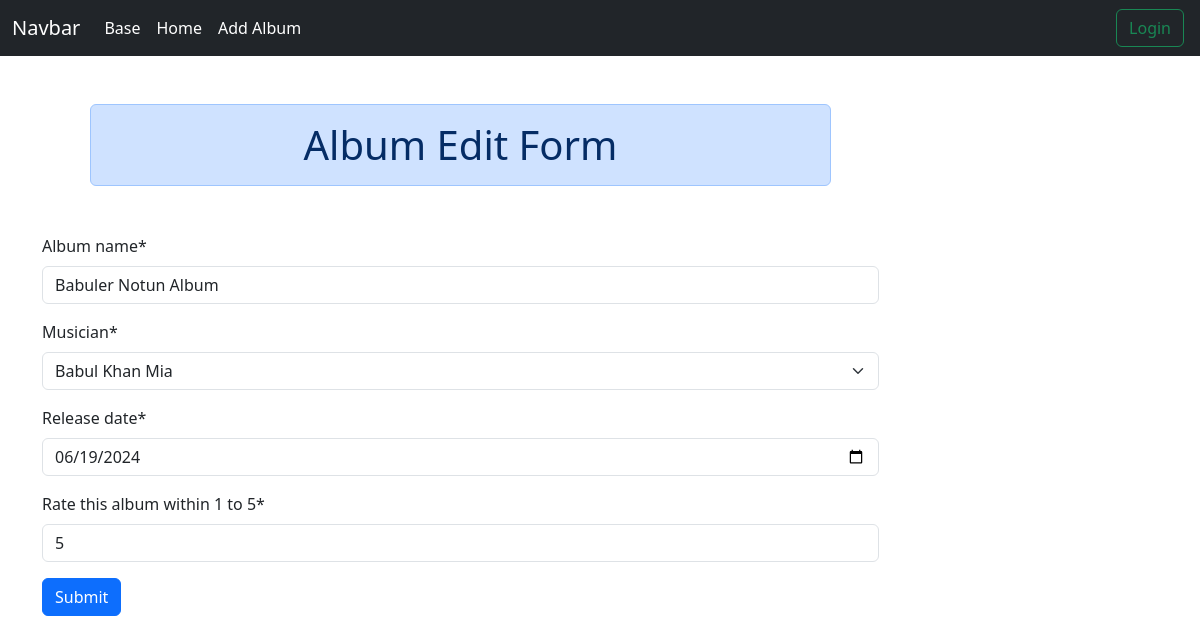
The app's page /album/edit/4/ with its own data.
### album/models.py (models this page shows, shortened)
class Album(models.Model):
    album_name = models.CharField(max_length=100)
    musician = models.ForeignKey(Musician, on_delete=models.CASCADE)
    release_date = models.DateField()
    rating = models.IntegerField()

### album/views.py (the view, shortened to what this page needs)
# urls.py: path('edit/<int:pk>/',views.EditAlbumView.as_view(),name="edit_album"),
class EditAlbumView(UpdateView):
    model = Album
    form_class = AlbumForm
    template_name = 'edit_album.html'
    success_url = reverse_lazy('homepage')

### album/forms.py
class AlbumForm(forms.ModelForm):
    class Meta:
        model = Album
        widgets = {
            'release_date':forms.DateInput(attrs={'type':'date'}),
            'rating':forms.NumberInput(attrs={'type':'number','min':1, 'max':5, 'step':1}),
        }
        labels = {
            'rating':'Rate this album within 1 to 5',
        }
        fields = '__all__'

### musician/models.py (called while the page is built)
    def __str__(self):
        return f"{self.first_name} {self.last_name}"

### album/templates/edit_album.html (shortened to what this page needs)
{% extends 'base.html' %}
{% load crispy_forms_tags %}
{% load static %}
{% block content %}
<div class="container mb-5" >
    <form method="post" novalidate class="w-75">
        <h1 class="text-center m-5 alert alert-primary">Album Edit Form</h1>
        {{form|crispy}}
        <button class="btn btn-primary mb-5">Submit</button>
    </form>
</div>
{% endblock content %}

### records on screen
Album: album_name "Babuler Notun Album", musician "Babul Khan Mia", release_date "06/19/2024", rating "5"
